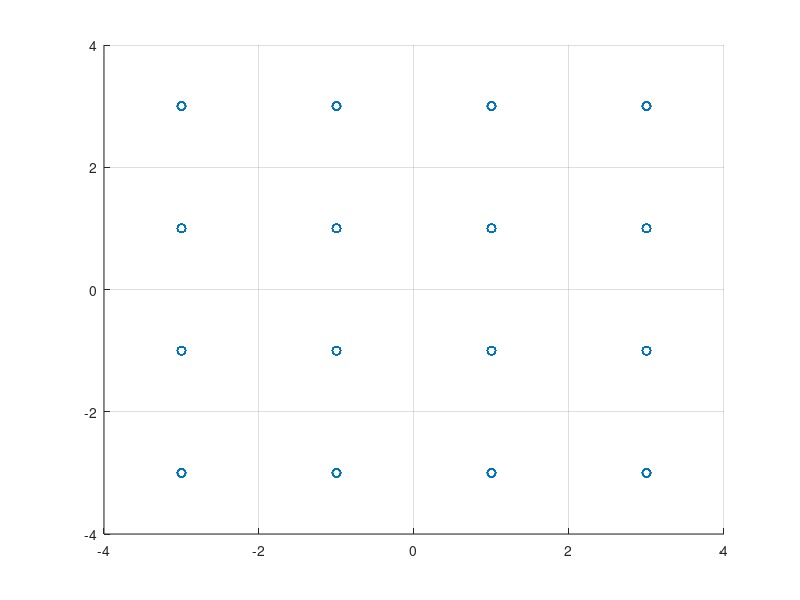
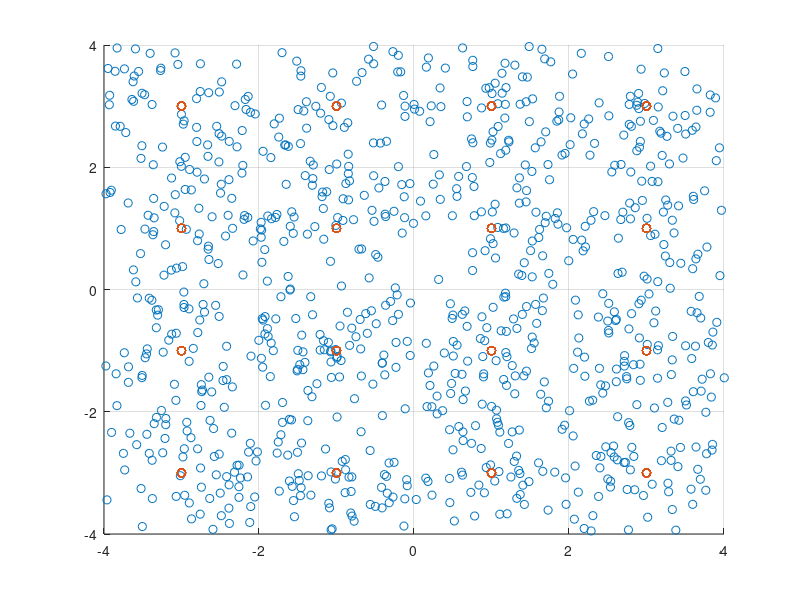

Reproduce these figures in MATLAB, in order.
clear;

% Parameter Setting

Tsym = 1; % symbol duration
Nsym = 1000; % number of symbol
Fs = 100; % sampling size
Fc = 10; % carrier frequency
Fe = 0; % 나중을 위해서  일단 남겨둔다.

N0 = 0.5;

% Simulation
t = [Tsym/Fs : Tsym/Fs : Tsym*Nsym];
Tmax = length(t);

% Symbol 생성
M=4;
symTable = zeros(1,16);

for i = 1:length(symTable)
    if mod(i,M) == 0
        symTable(i) = (2*fix(i/M)-1-M)*j+3;
    else
        symTable(i) = (2*(fix(i/M)+1)-1-M)*j+2*mod(i,M)-1-M;
    end
end
% Basis Signal 생성
phi1 = cos(2*pi*Fc*t(1:Tsym*Fs));
Es = norm(phi1);
phi1 = phi1/Es;

phi2 = -sin(2*pi*Fc*t(1:Tsym*Fs));
Es = norm(phi2);
phi2 = phi2/Es;

%% TX

% 랜덤신호만들기
m = randi(16,1,Nsym); %1~M 중 Nsym 갯수 만큼 랜덤

% 심볼신호 만들기
bbSym = zeros(1,Nsym);

for i = 1:length(m)
    if mod(m(i),M) == 0
        bbSym(i) = (2*fix(m(i)/M)-1-M)*j+3;
    else
        bbSym(i) = (2*(fix(m(i)/M)+1)-1-M)*j+2*mod(m(i),M)-1-M;
    end
end
% Up-conversion (DAC 포함)
RFsignal = zeros(1,Tmax);
for iterT = 1:Tmax
    iterSym = floor((iterT-1)/Fs)+1;
    RFsignal(iterT) = real(bbSym(iterSym))*cos(2*pi*Fc*t(iterT))/Es - imag(bbSym(iterSym))*sin(2*pi*Fc*t(iterT))/Es;
end

% 참고1 - signal 보여주기
% figure(1)
% plot(t,RFsignal);
% xlim([0 2]);

% 참고2 - 심볼신호 보여주기
s = zeros(2,Nsym);
for i = 1:Nsym
    intStart = 1+(i-1)*Tsym*Fs;
    intEnd = i*Tsym*Fs;
    s(1,i) = sum(RFsignal(intStart:intEnd).*phi1);
    s(2,i) = sum(RFsignal(intStart:intEnd).*phi2);
end
figure(2)
scatter(s(1,:),s(2,:),'r*');
grid on;
axis([-4 4 -4 4]);


%% RX
% Coherent Detection
Ich = RFsignal .* cos(2*pi*(Fc+Fe)*t)/Es;
Qch = RFsignal .* sin(2*pi*(Fc+Fe)*t)/Es;

% Baseband Signal Representation
for i = 1:Nsym
    n_start = (i-1)*Tsym*Fs;
    bbSym_rx(i) = sum(Ich(n_start+1:n_start+Tsym*Fs) - j*Qch(n_start+1:n_start+Tsym*Fs));
end
sigPower = mean(abs(bbSym_rx).^2);

% Noise Insertion
noise = sqrt(N0)*randn(1,length(bbSym_rx)) + j*sqrt(N0)*randn(1,length(bbSym_rx));
bbSymN_rx = bbSym_rx+noise;
noisePower = mean(abs(noise).^2);
SNR = 10*log10(sigPower/noisePower)

% Signal Space Representation
figure(3)
scatter(real(bbSymN_rx), imag(bbSymN_rx));
grid on;
axis([-4 4 -4 4]);
hold on;
scatter(s(1,:),s(2,:),'r*');

% Optimal Receiver
hd_bbSym = zeros(1,Nsym);
for i= 1:Nsym
    % 각 값과의 거리를 이용하여 가장 가까운 위치의 값으로 추측
    corr_result = (real(bbSym_rx(i))-real(symTable)).^2 + (imag(bbSymN_rx(i))-imag(symTable)).^2;
    % 거리로 계산 하기 때문에 가장 짧은 거리를 가진 값의 index를 활용한다.
    [dammyVal hd_index] = min(corr_result);
    hd_bbSym(i) = symTable(hd_index);
end
SER = sum(abs(hd_bbSym - bbSym) > 0.01) /Nsym

